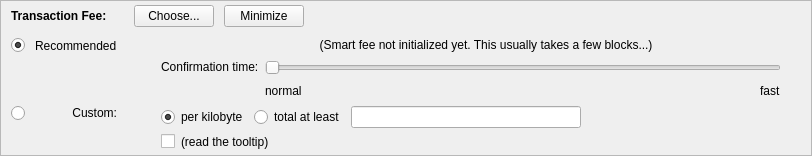
    <widget class="QFrame" name="frameFee">
     <property name="sizePolicy">
      <sizepolicy hsizetype="Expanding" vsizetype="Expanding">
       <horstretch>0</horstretch>
       <verstretch>0</verstretch>
      </sizepolicy>
     </property>
     <property name="maximumSize">
      <size>
       <width>16777215</width>
       <height>16777215</height>
      </size>
     </property>
     <property name="frameShape">
      <enum>QFrame::StyledPanel</enum>
     </property>
     <property name="frameShadow">
      <enum>QFrame::Sunken</enum>
     </property>
     <layout class="QVBoxLayout" name="verticalLayoutFee1">
      <property name="spacing">
       <number>0</number>
      </property>
      <property name="leftMargin">
       <number>0</number>
      </property>
      <property name="topMargin">
       <number>0</number>
      </property>
      <property name="rightMargin">
       <number>0</number>
      </property>
      <property name="bottomMargin">
       <number>0</number>
      </property>
      <item>
       <layout class="QVBoxLayout" name="verticalLayoutFee2" stretch="0,0,0">
        <property name="spacing">
         <number>0</number>
        </property>
        <property name="leftMargin">
         <number>10</number>
        </property>
        <property name="topMargin">
         <number>0</number>
        </property>
        <item>
         <layout class="QHBoxLayout" name="horizontalLayoutFee1">
          <property name="bottomMargin">
           <number>0</number>
          </property>
          <item>
           <layout class="QVBoxLayout" name="verticalLayoutFee7">
            <property name="spacing">
             <number>0</number>
            </property>
            <item>
             <spacer name="verticalSpacerSmartFee">
              <property name="orientation">
               <enum>Qt::Vertical</enum>
              </property>
              <property name="sizeType">
               <enum>QSizePolicy::Fixed</enum>
              </property>
              <property name="sizeHint" stdset="0">
               <size>
                <width>1</width>
                <height>4</height>
               </size>
              </property>
             </spacer>
            </item>
            <item>
             <layout class="QHBoxLayout" name="horizontalLayoutSmartFee">
              <property name="spacing">
               <number>10</number>
              </property>
              <item>
               <widget class="QLabel" name="labelFeeHeadline">
                <property name="sizePolicy">
                 <sizepolicy hsizetype="Preferred" vsizetype="Maximum">
                  <horstretch>0</horstretch>
                  <verstretch>0</verstretch>
                 </sizepolicy>
                </property>
                <property name="font">
                 <font>
                  <weight>75</weight>
                  <bold>true</bold>
                 </font>
                </property>
                <property name="styleSheet">
                 <string notr="true">font-weight:bold;</string>
                </property>
                <property name="text">
                 <string>Transaction Fee:</string>
                </property>
               </widget>
              </item>
              <item>
               <widget class="QLabel" name="labelFeeMinimized">
                <property name="text">
                 <string/>
                </property>
               </widget>
              </item>
              <item>
               <widget class="QPushButton" name="buttonChooseFee">
                <property name="text">
                 <string>Choose...</string>
                </property>
               </widget>
              </item>
              <item>
               <widget class="QPushButton" name="buttonMinimizeFee">
                <property name="toolTip">
                 <string>collapse fee-settings</string>
                </property>
                <property name="text">
                 <string>Minimize</string>
                </property>
               </widget>
              </item>
             </layout>
            </item>
            <item>
             <spacer name="verticalSpacer_5">
              <property name="orientation">
               <enum>Qt::Vertical</enum>
              </property>
              <property name="sizeHint" stdset="0">
               <size>
                <width>1</width>
                <height>1</height>
               </size>
              </property>
             </spacer>
            </item>
           </layout>
          </item>
          <item>
           <spacer name="horizontalSpacer_4">
            <property name="orientation">
             <enum>Qt::Horizontal</enum>
            </property>
            <property name="sizeHint" stdset="0">
             <size>
              <width>40</width>
              <height>20</height>
             </size>
            </property>
           </spacer>
          </item>
         </layout>
        </item>
        <item>
         <widget class="QFrame" name="frameFeeSelection">
          <layout class="QVBoxLayout" name="verticalLayoutFee12">
           <property name="spacing">
            <number>0</number>
           </property>
           <property name="leftMargin">
            <number>0</number>
           </property>
           <property name="topMargin">
            <number>0</number>
           </property>
           <property name="rightMargin">
            <number>0</number>
           </property>
           <property name="bottomMargin">
            <number>0</number>
           </property>
           <item>
            <layout class="QGridLayout" name="gridLayoutFee">
             <property name="topMargin">
              <number>10</number>
             </property>
             <property name="bottomMargin">
              <number>4</number>
             </property>
             <property name="horizontalSpacing">
              <number>10</number>
             </property>
             <property name="verticalSpacing">
              <number>4</number>
             </property>
             <item row="2" column="4">
              <layout class="QVBoxLayout" name="verticalLayoutFee8">
               <property name="spacing">
                <number>6</number>
               </property>
               <item>
                <layout class="QHBoxLayout" name="horizontalLayoutFee13">
                 <item>
                  <widget class="QRadioButton" name="radioCustomPerKilobyte">
                   <property name="toolTip">
                    <string>If the custom fee is set to 1000 uVRZs and the transaction is only 250 bytes, then &quot;per kilobyte&quot; only pays 250 uVRZs in fee,&lt;br /&gt;while &quot;at least&quot; pays 1000 uVRZs. For transactions bigger than a kilobyte both pay by kilobyte.</string>
                   </property>
                   <property name="text">
                    <string>per kilobyte</string>
                   </property>
                   <property name="checked">
                    <bool>true</bool>
                   </property>
                   <attribute name="buttonGroup">
                    <string notr="true">groupCustomFee</string>
                   </attribute>
                  </widget>
                 </item>
                 <item>
                  <widget class="QRadioButton" name="radioCustomAtLeast">
                   <property name="toolTip">
                    <string>If the custom fee is set to 1000 uVRZs and the transaction is only 250 bytes, then &quot;per kilobyte&quot; only pays 250 uVRZs in fee,&lt;br /&gt;while &quot;total at least&quot; pays 1000 uVRZs. For transactions bigger than a kilobyte both pay by kilobyte.</string>
                   </property>
                   <property name="text">
                    <string>total at least</string>
                   </property>
                   <attribute name="buttonGroup">
                    <string notr="true">groupCustomFee</string>
                   </attribute>
                  </widget>
                 </item>
                 <item>
                  <widget class="BitcoinAmountField" name="customFee"/>
                 </item>
                 <item>
                  <spacer name="horizontalSpacer_6">
                   <property name="orientation">
                    <enum>Qt::Horizontal</enum>
                   </property>
                   <property name="sizeHint" stdset="0">
                    <size>
                     <width>1</width>
                     <height>1</height>
                    </size>
                   </property>
                  </spacer>
                 </item>
                </layout>
               </item>
               <item>
                <layout class="QHBoxLayout" name="horizontalLayoutFee8">
                 <item>
                  <widget class="QCheckBox" name="checkBoxMinimumFee">
                   <property name="toolTip">
                    <string>Paying only the minimum fee is just fine as long as there is less transaction volume than space in the blocks.&lt;br /&gt;But be aware that this can end up in a never confirming transaction once there is more demand for Verizon transactions than the network can process.</string>
                   </property>
                   <property name="text">
                    <string/>
                   </property>
                  </widget>
                 </item>
                 <item>
                  <widget class="QLabel" name="labelMinFeeWarning">
                   <property name="enabled">
                    <bool>true</bool>
                   </property>
                   <property name="toolTip">
                    <string>Paying only the minimum fee is just fine as long as there is less transaction volume than space in the blocks.&lt;br /&gt;But be aware that this can end up in a never confirming transaction once there is more demand for Verizon transactions than the network can process.</string>
                   </property>
                   <property name="text">
                    <string>(read the tooltip)</string>
                   </property>
                   <property name="margin">
                    <number>5</number>
                   </property>
                  </widget>
                 </item>
                 <item>
                  <spacer name="horizontalSpacer_2">
                   <property name="orientation">
                    <enum>Qt::Horizontal</enum>
                   </property>
                   <property name="sizeHint" stdset="0">
                    <size>
                     <width>1</width>
                     <height>1</height>
                    </size>
                   </property>
                  </spacer>
                 </item>
                </layout>
               </item>
              </layout>
             </item>
             <item row="1" column="0">
              <layout class="QVBoxLayout" name="verticalLayoutFee4" stretch="1">
               <item>
                <spacer name="verticalSpacer_2">
                 <property name="orientation">
                  <enum>Qt::Vertical</enum>
                 </property>
                 <property name="sizeHint" stdset="0">
                  <size>
                   <width>1</width>
                   <height>1</height>
                  </size>
                 </property>
                </spacer>
               </item>
              </layout>
             </item>
             <item row="2" column="0">
              <layout class="QVBoxLayout" name="verticalLayoutFee9" stretch="0,1">
               <item>
                <widget class="QRadioButton" name="radioCustomFee">
                 <property name="text">
                  <string/>
                 </property>
                 <attribute name="buttonGroup">
                  <string notr="true">groupFee</string>
                 </attribute>
                </widget>
               </item>
               <item>
                <spacer name="verticalSpacer_6">
                 <property name="orientation">
                  <enum>Qt::Vertical</enum>
                 </property>
                 <property name="sizeHint" stdset="0">
                  <size>
                   <width>1</width>
                   <height>1</height>
                  </size>
                 </property>
                </spacer>
               </item>
              </layout>
             </item>
             <item row="1" column="4">
              <layout class="QVBoxLayout" name="verticalLayoutFee3" stretch="0,0,1">
               <property name="spacing">
                <number>6</number>
               </property>
               <property name="topMargin">
                <number>2</number>
               </property>
               <item>
                <layout class="QHBoxLayout" name="horizontalLayoutFee12">
                 <item>
                  <spacer name="horizontalSpacer_5">
                   <property name="orientation">
                    <enum>Qt::Horizontal</enum>
                   </property>
                   <property name="sizeHint" stdset="0">
                    <size>
                     <width>1</width>
                     <height>1</height>
                    </size>
                   </property>
                  </spacer>
                 </item>
                </layout>
               </item>
               <item>
                <layout class="QHBoxLayout" name="horizontalLayoutFee9">
                 <item>
                  <layout class="QVBoxLayout" name="verticalLayoutFee6">
                   <item>
                    <widget class="QLabel" name="labelSmartFee3">
                     <property name="text">
                      <string>Confirmation time:</string>
                     </property>
                     <property name="margin">
                      <number>2</number>
                     </property>
                    </widget>
                   </item>
                   <item>
                    <spacer name="verticalSpacer_3">
                     <property name="orientation">
                      <enum>Qt::Vertical</enum>
                     </property>
                     <property name="sizeHint" stdset="0">
                      <size>
                       <width>1</width>
                       <height>1</height>
                      </size>
                     </property>
                    </spacer>
                   </item>
                  </layout>
                 </item>
                 <item>
                  <layout class="QVBoxLayout" name="verticalLayoutFee5">
                   <property name="rightMargin">
                    <number>30</number>
                   </property>
                   <item>
                    <widget class="QSlider" name="sliderSmartFee">
                     <property name="minimum">
                      <number>0</number>
                     </property>
                     <property name="maximum">
                      <number>24</number>
                     </property>
                     <property name="pageStep">
                      <number>1</number>
                     </property>
                     <property name="value">
                      <number>0</number>
                     </property>
                     <property name="orientation">
                      <enum>Qt::Horizontal</enum>
                     </property>
                     <property name="invertedAppearance">
                      <bool>false</bool>
                     </property>
                     <property name="invertedControls">
                      <bool>false</bool>
                     </property>
                     <property name="tickPosition">
                      <enum>QSlider::NoTicks</enum>
                     </property>
                    </widget>
                   </item>
                   <item>
                    <layout class="QHBoxLayout" name="horizontalLayoutFee10">
                     <item>
                      <widget class="QLabel" name="labelSmartFeeNormal">
                       <property name="text">
                        <string>normal</string>
                       </property>
                      </widget>
                     </item>
                     <item>
                      <spacer name="horizontalSpacer_3">
                       <property name="orientation">
                        <enum>Qt::Horizontal</enum>
                       </property>
                       <property name="sizeHint" stdset="0">
                        <size>
                         <width>40</width>
                         <height>20</height>
                        </size>
                       </property>
                      </spacer>
                     </item>
                     <item>
                      <widget class="QLabel" name="labelSmartFeeFast">
                       <property name="text">
                        <string>fast</string>
                       </property>
                      </widget>
                     </item>
                    </layout>
                   </item>
                  </layout>
                 </item>
                </layout>
               </item>
               <item>
                <spacer name="verticalSpacer_4">
                 <property name="orientation">
                  <enum>Qt::Vertical</enum>
                 </property>
                 <property name="sizeHint" stdset="0">
                  <size>
                   <width>1</width>
                   <height>1</height>
                  </size>
                 </property>
                </spacer>
               </item>
              </layout>
             </item>
             <item row="0" column="1">
              <widget class="QLabel" name="labelSmartFee_2">
               <property name="text">
                <string>Recommended</string>
               </property>
              </widget>
             </item>
             <item row="0" column="0">
              <widget class="QRadioButton" name="radioSmartFee">
               <property name="text">
                <string/>
               </property>
               <property name="checked">
                <bool>true</bool>
               </property>
               <attribute name="buttonGroup">
                <string notr="true">groupFee</string>
               </attribute>
              </widget>
             </item>
             <item row="2" column="1">
              <widget class="QLabel" name="labelCustomFee">
               <property name="text">
                <string>Custom:</string>
               </property>
               <property name="alignment">
                <set>Qt::AlignRight|Qt::AlignTop|Qt::AlignTrailing</set>
               </property>
              </widget>
             </item>
             <item row="0" column="2">
              <widget class="QLabel" name="labelSmartFee">
               <property name="text">
                <string/>
               </property>
               <property name="margin">
                <number>2</number>
               </property>
              </widget>
             </item>
             <item row="0" column="3">
              <widget class="QLabel" name="labelFeeEstimation">
               <property name="text">
                <string/>
               </property>
              </widget>
             </item>
             <item row="0" column="4">
              <widget class="QLabel" name="labelSmartFee2">
               <property name="text">
                <string>(Smart fee not initialized yet. This usually takes a few blocks...)</string>
               </property>
               <property name="alignment">
                <set>Qt::AlignHCenter</set>
               </property>
               <property name="wordWrap">
                <bool>true</bool>
               </property>
               <property name="margin">
                <number>2</number>
               </property>
              </widget>
             </item>
            </layout>
           </item>
           <item>
            <spacer name="verticalSpacerFee2">
             <property name="orientation">
              <enum>Qt::Vertical</enum>
             </property>
             <property name="sizeHint" stdset="0">
              <size>
               <width>1</width>
               <height>1</height>
              </size>
             </property>
            </spacer>
           </item>
          </layout>
         </widget>
        </item>
        <item>
         <spacer name="verticalSpacerFee">
          <property name="orientation">
           <enum>Qt::Vertical</enum>
          </property>
          <property name="sizeHint" stdset="0">
           <size>
            <width>800</width>
            <height>1</height>
           </size>
          </property>
         </spacer>
        </item>
       </layout>
      </item>
     </layout>
    </widget>
